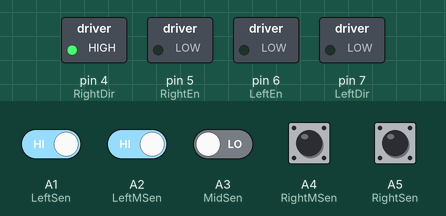
A sketch run on a simulated Arduino Uno, built with avr-gcc and run on an emulated ATmega328P. Shown: switched loads named in the sketch (green lamp = pin HIGH). The test bench sets the inputs (shaded band); at power-on: A1 (LeftSen), A2 (LeftMSen), A4 (RightMSen), A5 (RightSen) HIGH, A3 (MidSen) LOW.

Above: at 1.2 s.
1.3 s: A1 (LeftSen) driven LOW and A2 (LeftMSen) driven LOW
At 1.7 s:
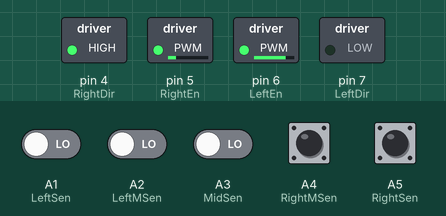
2.8 s: A4 (RightMSen) pulled LOW for 0.15 s
At 2.87 s:
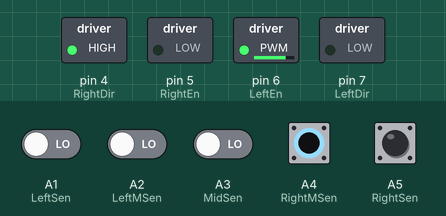
4.4 s: A5 (RightSen) pulled LOW for 0.15 s
At 5.7 s:
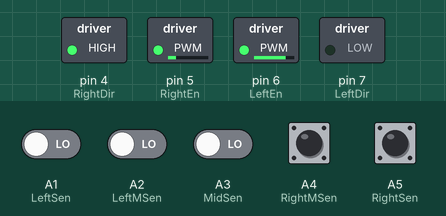
6.0 s: A3 (MidSen) driven HIGH and A5 (RightSen) driven LOW
At 6.5 s:
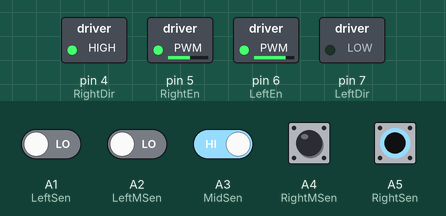
7.5 s: A4 (RightMSen) pulled LOW for 1 s
At 8.3 s:
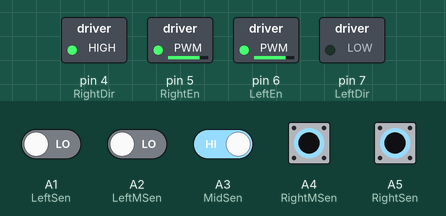
10.0 s: A3 (MidSen) driven LOW
At 10.7 s:
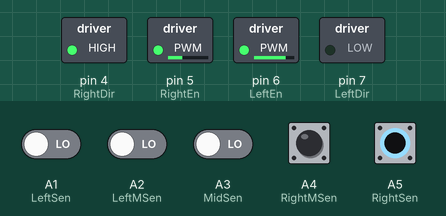
Timing chart, 0 to 12.5 s (numbered marks = the images above; inputs shaded):
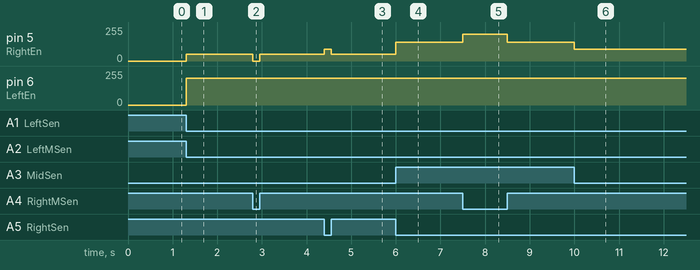

The sketch:

ine_Following_Robot_LSS05_without_robotic_arm_and_Ultrasonic.ino
```cpp
//Example sketch for Cytron Arduino Edubot
//Parts required:
//CT Uno
//2Amp Motor Driver Shield
//LSS05 Auto-Calibrating Line Sensor
//More info available at http://tutorial.cytron.com.my/

//Pin declaration
int RightEn = 5;
int RightDir = 4;
int LeftEn = 6;
int LeftDir = 7;
int LeftSen = A1;
int LeftMSen = A2;
int MidSen = A3;
int RightMSen = A4;
int RightSen = A5;

void setup()
{
  //Motor Driver Pin Setup
  pinMode(RightEn,OUTPUT);
  pinMode(RightDir,OUTPUT);
  pinMode(LeftEn,OUTPUT);
  pinMode(LeftDir,OUTPUT);

  digitalWrite(RightDir,HIGH);
  digitalWrite(LeftDir,LOW);

  //LSS05 Auto-Calibrating Line Sensor Pin Setup
  pinMode(LeftSen,INPUT);
  pinMode(LeftMSen,INPUT);
  pinMode(MidSen,INPUT);
  pinMode(RightMSen,INPUT);
  pinMode(RightSen,INPUT);
}

void loop()
{
  if((digitalRead(LeftSen)==0)&&(digitalRead(LeftMSen)==0)&&(digitalRead(MidSen)==1)&&(digitalRead(RightMSen)==0)&&(digitalRead(RightSen)==0))
  {
    analogWrite(RightEn, 200);   //PWM Speed Control
    analogWrite(LeftEn, 200);   //PWM Speed Control
  }
  else if((digitalRead(LeftSen)==0)&&(digitalRead(LeftMSen)==1)&&(digitalRead(MidSen)==1)&&(digitalRead(RightMSen)==0)&&(digitalRead(RightSen)==0))
  {
    analogWrite(RightEn, 200);   //PWM Speed Control
    analogWrite(LeftEn, 140);   //PWM Speed Control
  }
  else if((digitalRead(LeftSen)==0)&&(digitalRead(LeftMSen)==1)&&(digitalRead(MidSen)==0)&&(digitalRead(RightMSen)==0)&&(digitalRead(RightSen)==0))
  {
    analogWrite(RightEn, 200);   //PWM Speed Control
    analogWrite(LeftEn, 90);   //PWM Speed Control
  }
  else if((digitalRead(LeftSen)==1)&&(digitalRead(LeftMSen)==1)&&(digitalRead(MidSen)==0)&&(digitalRead(RightMSen)==0)&&(digitalRead(RightSen)==0))
  {
    analogWrite(RightEn, 200);   //PWM Speed Control
    analogWrite(LeftEn, 50);   //PWM Speed Control
  }
  else if((digitalRead(LeftSen)==1)&&(digitalRead(LeftMSen)==0)&&(digitalRead(MidSen)==0)&&(digitalRead(RightMSen)==0)&&(digitalRead(RightSen)==0))
  {
    analogWrite(RightEn, 200);   //PWM Speed Control
    analogWrite(LeftEn, 0);   //PWM Speed Control
  }
  else if((digitalRead(LeftSen)==0)&&(digitalRead(LeftMSen)==0)&&(digitalRead(MidSen)==1)&&(digitalRead(RightMSen)==1)&&(digitalRead(RightSen)==0))
  {
    analogWrite(RightEn, 140);   //PWM Speed Control
    analogWrite(LeftEn, 200);   //PWM Speed Control
  }
  else if((digitalRead(LeftSen)==0)&&(digitalRead(LeftMSen)==0)&&(digitalRead(MidSen)==0)&&(digitalRead(RightMSen)==1)&&(digitalRead(RightSen)==0))
  {
    analogWrite(RightEn, 90);   //PWM Speed Control
    analogWrite(LeftEn, 200);   //PWM Speed Control
  }
  else if((digitalRead(LeftSen)==0)&&(digitalRead(LeftMSen)==0)&&(digitalRead(MidSen)==0)&&(digitalRead(RightMSen)==1)&&(digitalRead(RightSen)==1))
  {
    analogWrite(RightEn, 50);   //PWM Speed Control
    analogWrite(LeftEn, 200);   //PWM Speed Control
  }
  else if((digitalRead(LeftSen)==0)&&(digitalRead(LeftMSen)==0)&&(digitalRead(MidSen)==0)&&(digitalRead(RightMSen)==0)&&(digitalRead(RightSen)==1))
  {
    analogWrite(RightEn, 0);   //PWM Speed Control
    analogWrite(LeftEn, 200);   //PWM Speed Control
  }
}
```

Measured:
- after the input at 1.3 s, pin 5 (RightEn): 0/255 → 50/255 at once; pin 6 (LeftEn): 0/255 → 200/255 at once
- after the input at 2.8 s, pin 5 (RightEn): 50/255 → 0/255 at once, → 50/255 0.15 s later
- after the input at 4.4 s, pin 5 (RightEn): 50/255 → 90/255 at once, → 50/255 0.15 s later
- after the input at 6.0 s, pin 5 (RightEn): 50/255 → 140/255 at once
- after the input at 7.5 s, pin 5 (RightEn): 140/255 → 200/255 at once, → 140/255 1.0 s later
- after the input at 10.0 s, pin 5 (RightEn): 140/255 → 90/255 at once
